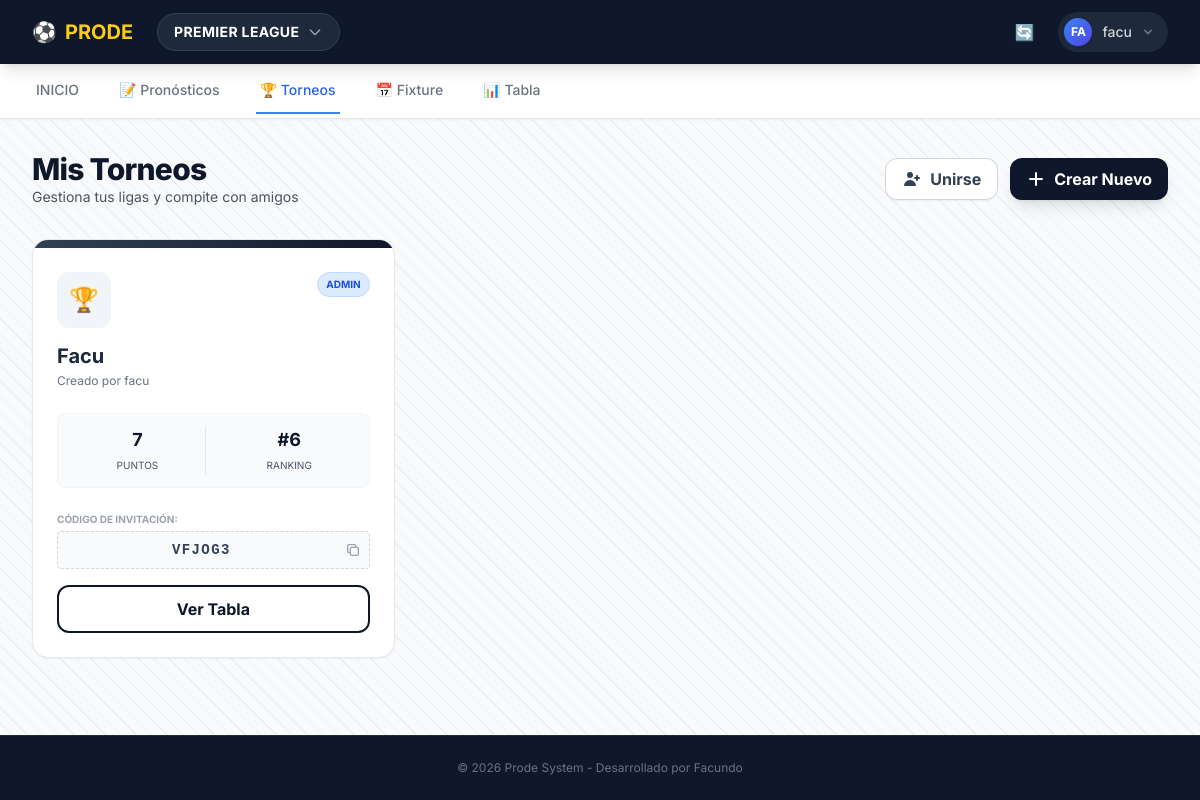
The app's page /mis-torneos/ (signed in) with its own data.
### core/models.py (models this page shows, shortened)
class Competition(models.Model):
    name = models.CharField(max_length=100, verbose_name="Nombre Liga/Copa") # Ej: Premier League
    slug = models.SlugField(unique=True, verbose_name="Identificador URL") # Ej: premier-league
    api_id = models.IntegerField(unique=True, verbose_name="ID en API Football") # Ej: 2021
    TYPE_CHOICES = [
        ('LEAGUE', 'Liga'),
        ('CUP', 'Copa'),
    ]
    type = models.CharField(max_length=10, choices=TYPE_CHOICES, default='LEAGUE')

class TournamentMember(models.Model):
    STATUS_CHOICES = [
        ('PENDING', 'Pendiente de Aprobación'),
        ('ACCEPTED', 'Aceptado / Jugando'),
        ('REJECTED', 'Rechazado'),
    ]
    tournament = models.ForeignKey(Tournament, on_delete=models.CASCADE)
    user = models.ForeignKey(User, on_delete=models.CASCADE)
    status = models.CharField(max_length=10, choices=STATUS_CHOICES, default='PENDING')
    joined_at = models.DateTimeField(auto_now_add=True)
    points = models.IntegerField(default=0)
    class Meta:
        unique_together = ('tournament', 'user')
        verbose_name = "Miembro de Torneo"
        verbose_name_plural = "Miembros de Torneo"

class Tournament(models.Model):
    name = models.CharField(max_length=100, verbose_name="Nombre del Torneo")
    code = models.CharField(max_length=6, unique=True, verbose_name="Código de Invitación")
    creator = models.ForeignKey(User, on_delete=models.CASCADE, related_name="created_tournaments")
    image = models.URLField(blank=True, null=True, verbose_name="Imagen (URL)")
    created_at = models.DateTimeField(auto_now_add=True)
    competition = models.ForeignKey(Competition, on_delete=models.CASCADE, verbose_name="Liga/Copa Base")
    start_round = models.CharField(max_length=50, null=True, blank=True, verbose_name="Desde la Ronda")
    end_round = models.CharField(max_length=50, null=True, blank=True, verbose_name="Hasta la Ronda")
    members = models.ManyToManyField(User, through='TournamentMember', related_name="tournaments")

### core/views.py (the view)
# urls.py: path('mis-torneos/', mis_torneos, name='mis_torneos'),
@login_required
def mis_torneos(request):
    comp_id = request.session.get('competencia_id')
    if not comp_id:
        primera = Competition.objects.first()
        if primera:
            comp_id = primera.id
            request.session['competencia_id'] = comp_id
    competencia_activa = None
    if comp_id:
        competencia_activa = get_object_or_404(Competition, id=comp_id)
    mis_torneos_list = TournamentMember.objects.filter(
        user=request.user,
        status='ACCEPTED',
        tournament__competition=competencia_activa # <--- ¡MANTENEMOS EL FILTRO!
    ).select_related('tournament').order_by('-joined_at')
    pendientes_list = TournamentMember.objects.filter(
        user=request.user,
        status='PENDING',
        tournament__competition=competencia_activa # <--- ¡MANTENEMOS EL FILTRO!
    ).select_related('tournament').order_by('-joined_at')
    return render(request, 'core/mis_torneos.html', {
        'mis_torneos': mis_torneos_list,
        'pendientes': pendientes_list,
        'competencia_activa': competencia_activa
    })

### core/context_processors.py (called while the page is built)
def selector_competencias(request):
    todas_comps = Competition.objects.all()
    comp_id = request.session.get('competencia_id')
    competencia_activa = None
    if comp_id:
        competencia_activa = Competition.objects.filter(id=comp_id).first()
    if not competencia_activa and todas_comps.exists():
        competencia_activa = todas_comps.first()
        request.session['competencia_id'] = competencia_activa.id
    return {
        'lista_competencias': todas_comps,
        'competencia_activa': competencia_activa
    }

### core/templates/core/mis_torneos.html (shortened to what this page needs)
{% extends 'core/base.html' %}
{% block content %}
    <div class="flex flex-col md:flex-row justify-between items-center mb-8 gap-4">
        <div class="text-center md:text-left">
            <h1 class="text-3xl font-extrabold text-slate-900 tracking-tight">Mis Torneos</h1>
            <p class="text-gray-600 text-sm">Gestiona tus ligas y compite con amigos</p>
        </div>
        <div class="flex gap-3">
            <a href="{% url 'unirse_por_codigo' %}" class="flex items-center gap-2 bg-white border border-gray-300 text-slate-700 hover:bg-gray-50 font-bold py-2 px-4 rounded-xl shadow-sm transition">
                <svg xmlns="http://www.w3.org/2000/svg" class="h-5 w-5" viewBox="0 0 20 20" fill="currentColor">
                    <path d="M8 9a3 3 0 100-6 3 3 0 000 6zM8 11a6 6 0 016 6H2a6 6 0 016-6zM16 7a1 1 0 10-2 0v1h-1a1 1 0 100 2h1v1a1 1 0 102 0v-1h1a1 1 0 100-2h-1V7z" />
                </svg>
                Unirse
            </a>
            <a href="{% url 'crear_torneo' %}" class="flex items-center gap-2 bg-slate-900 hover:bg-slate-800 text-white font-bold py-2 px-4 rounded-xl shadow-lg transition transform hover:-translate-y-0.5">
                <svg xmlns="http://www.w3.org/2000/svg" class="h-5 w-5" viewBox="0 0 20 20" fill="currentColor">
                    <path fill-rule="evenodd" d="M10 3a1 1 0 011 1v5h5a1 1 0 110 2h-5v5a1 1 0 11-2 0v-5H4a1 1 0 110-2h5V4a1 1 0 011-1z" clip-rule="evenodd" />
                </svg>
                Crear Nuevo
            </a>
        </div>
    </div>
    {% if mis_torneos %}
        <div class="grid grid-cols-1 md:grid-cols-2 lg:grid-cols-3 gap-6">
            {% for item in mis_torneos %}
            <div class="group bg-white rounded-2xl shadow-sm border border-gray-200 hover:shadow-md transition duration-300 flex flex-col overflow-hidden relative">
                <div class="h-2 w-full bg-gradient-to-r from-slate-700 to-slate-900 group-hover:from-blue-600 group-hover:to-blue-800 transition-all"></div>
                <div class="p-6 flex-grow flex flex-col">
                    <div class="flex items-start justify-between mb-4">
                        <div class="bg-slate-100 p-3 rounded-xl">
                            {% if item.tournament.image %}
                                <img src="{{ item.tournament.image }}" class="w-8 h-8 object-cover rounded-full">
                            {% else %}
                                <span class="text-2xl">🏆</span>
                            {% endif %}
                        </div>
                        {% if item.tournament.creator == request.user %}
                            <span class="bg-blue-100 text-blue-700 text-[10px] font-bold px-2 py-1 rounded-full border border-blue-200">ADMIN</span>
                        {% else %}
                            <span class="bg-gray-100 text-gray-600 text-[10px] font-bold px-2 py-1 rounded-full border border-gray-200">JUGADOR</span>
                        {% endif %}
                    </div>
                    <h2 class="text-xl font-bold text-slate-800 mb-1 leading-tight">{{ item.tournament.name }}</h2>
                    <p class="text-xs text-gray-500 mb-6">Creado por {{ item.tournament.creator.username }}</p>
                    <div class="flex items-center gap-4 mb-6 text-sm text-gray-600 bg-slate-50 p-3 rounded-lg border border-slate-100">
                        <div class="flex-1 text-center border-r border-gray-200">
                            <span class="block font-bold text-slate-900 text-lg">{{ item.points }}</span>
                            <span class="text-[10px] uppercase">Puntos</span>
                        </div>
                        <div class="flex-1 text-center">
                            <span class="block font-bold text-slate-900 text-lg">#{{ item.id }}</span> <span class="text-[10px] uppercase">Ranking</span>
                        </div>
                    </div>
                    {% if item.tournament.creator == request.user %}
                    <div class="mt-auto mb-4">
                        <p class="text-[10px] text-gray-400 font-bold uppercase mb-1">Código de invitación:</p>
                        <div class="flex items-center gap-2 bg-gray-50 border border-dashed border-gray-300 rounded p-2 cursor-pointer hover:bg-gray-100 transition" onclick="navigator.clipboard.writeText('{{ item.tournament.code }}'); alert('Código copiado: {{ item.tournament.code }}')">
                            <code class="text-sm font-mono font-bold text-slate-700 flex-grow text-center tracking-widest">{{ item.tournament.code }}</code>
                            <svg class="w-4 h-4 text-gray-400" fill="none" stroke="currentColor" viewBox="0 0 24 24"><path stroke-linecap="round" stroke-linejoin="round" stroke-width="2" d="M8 16H6a2 2 0 01-2-2V6a2 2 0 012-2h8a2 2 0 012 2v2m-6 12h8a2 2 0 002-2v-8a2 2 0 00-2-2h-8a2 2 0 00-2 2v8a2 2 0 002 2z"></path></svg>
                        </div>
                    </div>
                    {% else %}
                    <div class="mt-auto"></div>
                    {% endif %}
                    <a href="{% url 'detalle_torneo' item.tournament.id %}" class="block w-full text-center bg-white border-2 border-slate-900 text-slate-900 hover:bg-slate-900 hover:text-white font-bold py-2.5 rounded-xl transition-colors duration-200">
                        Ver Tabla
                    </a>
                </div>
            </div>
            {% endfor %}
        </div>
    {% endif %}
{% endblock %}

### core/templates/core/base.html (shortened to what this page needs)
<!DOCTYPE html>
<html lang="es">
<head>
    <script src="https://cdn.tailwindcss.com"></script>
</head>
<body class="flex flex-col min-h-screen">
    <nav class="bg-slate-900 text-white shadow-lg z-50 relative">
        <div class="max-w-7xl mx-auto px-4 sm:px-6 lg:px-8">
            <div class="flex justify-between h-16">
                <div class="flex items-center space-x-6">
                    <a href="{% url 'home' %}" class="flex items-center space-x-2 text-xl font-bold text-yellow-400 hover:text-yellow-300 transition">
                        <span>⚽</span>
                        <span class="hidden md:inline">PRODE</span>
                    </a>
                    {% if request.resolver_match.url_name != 'home' %}
    <div x-data="{ open: false }" class="relative">
        <button @click="open = !open" @click.outside="open = false" class="flex items-center space-x-2 bg-slate-800 hover:bg-slate-700 px-4 py-2 rounded-full transition border border-slate-700">
            {% if competencia_activa %}
                <span class="font-bold text-sm uppercase tracking-wide">{{ competencia_activa.name }}</span>
            {% else %}
                <span class="font-bold text-sm text-red-400">Seleccionar Liga</span>
            {% endif %}
            <svg class="w-4 h-4 text-gray-400" fill="none" stroke="currentColor" viewBox="0 0 24 24"><path stroke-linecap="round" stroke-linejoin="round" stroke-width="2" d="M19 9l-7 7-7-7"></path></svg>
        </button>
                    </div>
                {% endif %} </div>
                <div class="flex items-center space-x-4">
                    {% if user.is_staff %}
                        <a href="{% url 'actualizar_web' %}" class="text-gray-400 hover:text-white p-2 rounded-full hover:bg-slate-800 transition" title="Actualizar API">
                            🔄
                        </a>
                    {% endif %}
                    {% if user.is_authenticated %}
                        <div x-data="{ userMenu: false }" class="relative ml-3">
                            <div>
                                <button @click="userMenu = !userMenu" @click.outside="userMenu = false"
                                        class="flex items-center gap-2 max-w-xs bg-slate-800 rounded-full focus:outline-none focus:ring-2 focus:ring-offset-2 focus:ring-offset-slate-900 focus:ring-blue-500 p-1 pr-3 hover:bg-slate-700 transition"
                                        id="user-menu-button" aria-expanded="false" aria-haspopup="true">
                                    <div class="h-8 w-8 rounded-full bg-gradient-to-br from-blue-500 to-indigo-600 flex items-center justify-center text-xs font-bold text-white border-2 border-slate-800 shadow-sm">
                                        {{ user.username|slice:":2"|upper }}
                                    </div>
                                    <span class="text-sm font-medium text-gray-300 hidden md:block">{{ user.username }}</span>
                                    <svg class="h-4 w-4 text-gray-500" xmlns="http://www.w3.org/2000/svg" viewBox="0 0 20 20" fill="currentColor">
                                        <path fill-rule="evenodd" d="M5.293 7.293a1 1 0 011.414 0L10 10.586l3.293-3.293a1 1 0 111.414 1.414l-4 4a1 1 0 01-1.414 0l-4-4a1 1 0 010-1.414z" clip-rule="evenodd" />
                                    </svg>
                                </button>
                            </div>
                        </div>
                    {% endif %}
                </div>
            </div>
        </div>
    </nav>
    <div class="bg-white border-b border-gray-200 sticky top-0 z-40 shadow-sm relative group">
        <div class="max-w-7xl mx-auto px-4 sm:px-6 lg:px-8 relative">
            <nav class="flex space-x-5 md:space-x-8 overflow-x-auto no-scrollbar py-1" aria-label="Tabs">
                <a href="{% url 'home' %}"
                   class="whitespace-nowrap py-3 px-1 border-b-2 font-medium text-sm flex items-center gap-2 transition flex-shrink-0
                   {% if request.resolver_match.url_name == 'home' or request.resolver_match.url_name == 'predecir' %}
                       border-blue-500 text-blue-600
                   {% else %}
                       border-transparent text-gray-500 hover:text-gray-700 hover:border-gray-300
                   {% endif %}">
                   INICIO
                </a>
                <a href="{% url 'pronosticos_general' %}"
                    class="whitespace-nowrap py-3 px-1 border-b-2 font-medium text-sm flex items-center gap-2 transition flex-shrink-0
                    {% if 'pronosticos' in request.resolver_match.url_name %}border-blue-500 text-blue-600{% else %}border-transparent text-gray-500 hover:text-gray-700{% endif %}">
                    📝 Pronósticos
                </a>
                <a href="{% url 'mis_torneos' %}"
                   class="whitespace-nowrap py-3 px-1 border-b-2 font-medium text-sm flex items-center gap-2 transition flex-shrink-0
                   {% if 'torneo' in request.resolver_match.url_name %}
                       border-blue-500 text-blue-600
                   {% else %}
                       border-transparent text-gray-500 hover:text-gray-700 hover:border-gray-300
                   {% endif %}">
                   🏆 Torneos </a>
                <a href="{% url 'fixture' %}"
                   class="whitespace-nowrap py-3 px-1 border-b-2 font-medium text-sm flex items-center gap-2 transition flex-shrink-0
                   {% if request.resolver_match.url_name == 'fixture' %}
                       border-blue-500 text-blue-600
                   {% else %}
                       border-transparent text-gray-500 hover:text-gray-700 hover:border-gray-300
                   {% endif %}">
                   📅 Fixture
                </a>
                <a href="{% url 'tabla' %}"
                   class="whitespace-nowrap py-3 px-1 border-b-2 font-medium text-sm flex items-center gap-2 transition flex-shrink-0
                   {% if request.resolver_match.url_name == 'tabla' %}
                       border-blue-500 text-blue-600
                   {% else %}
                       border-transparent text-gray-500 hover:text-gray-700 hover:border-gray-300
                   {% endif %}">
                   📊 {% if competencia_activa.type == 'CUP' %}Grupos{% else %}Tabla{% endif %}
                </a>
            </nav>
        </div>
    </div>
    <main class="flex-grow max-w-7xl w-full mx-auto px-4 sm:px-6 lg:px-8 py-8">
        {% block content %}
        {% endblock %}
    </main>
    <footer class="bg-slate-900 text-gray-500 py-6 mt-auto border-t border-slate-800">
        <div class="max-w-7xl mx-auto px-4 text-center text-xs">
            <p>&copy; 2026 Prode System - Desarrollado por Facundo</p>
        </div>
    </footer>
</body>
</html>

### core/templates/core/base.html (style rules this page uses)
body { font-family: 'Inter', sans-serif; background-color: #f3f4f6; }
.no-scrollbar { -ms-overflow-style: none; scrollbar-width: none; }
body { min-height: 100vh; background-color: #f8fafc; position: relative; }
body::before { content: ""; position: fixed; top: 0; left: 0; width: 100%; height: 100%; z-index: -1; pointer-events: none; background: repeating-linear-gradient(45deg, transparent, transparent 10px, #cbd5e1 10px, #cbd5e1 11px); opacity: 0.3; }

### records on screen
Competition: name "PREMIER LEAGUE"
TournamentMember: shows "ADMIN", tournament.name "Facu", tournament.creator.username "facu", points "7", id "6", tournament.code "VFJOG3"

### other values on screen
{{ user.username|slice:":2"|upper }} "FA"
{{ user.username }} "facu"
